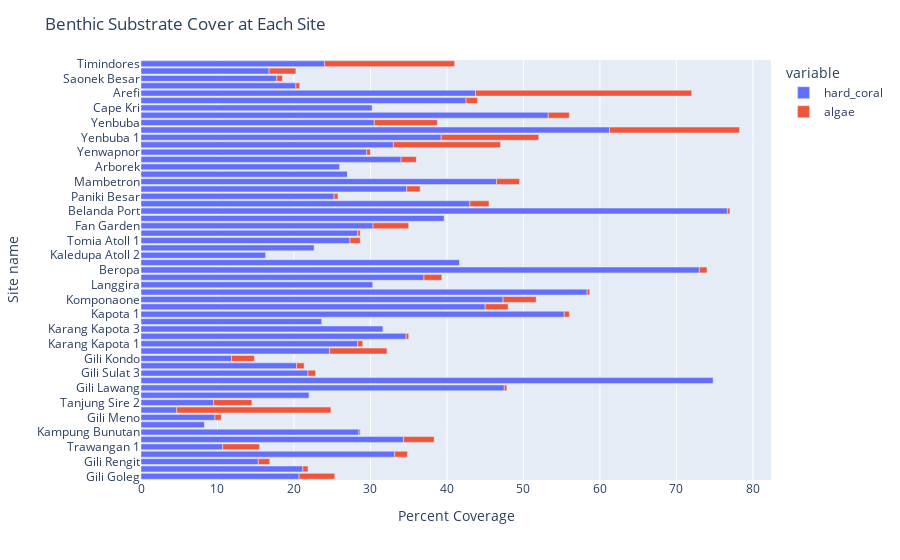

Write notebook code for a chart like this one.
### Code cell
df = pd.DataFrame(drivers_data)

# Create a horizontal bar chart
fig = px.bar(df, x=['hard_coral','algae'], y='site_name', orientation='h')

# Customize the chart layout (optional)
fig.update_layout(
    title='Benthic Substrate Cover at Each Site',
    xaxis_title='Percent Coverage',
    yaxis_title='Site name',
)

# Show the chart
fig.show()

### Figure 1 — Plotly figure (JSON) as saved in the notebook; plotly's stock layout.template omitted (floating-point values rounded to 4 significant figures)
{"data": [{"alignmentgroup": "True", "hovertemplate": "variable=hard_coral<br>value=%{x}<br>site_name=%{y}<extra></extra>", "legendgroup": "hard_coral", "marker": {"color": "#636efa", "pattern": {"shape": ""}}, "name": "hard_coral", "offsetgroup": "hard_coral", "orientation": "h", "showlegend": true, "textposition": "auto", "type": "bar", "x": [20.67, 21.17, 15.33, 33.17, 10.67, 34.33, 28.5, 8.333, 9.667, 4.667, 9.5, 22, 47.5, 74.83, 21.83, 20.33, 11.83, 24.67, 28.33, 34.67, 31.67, 23.67, 55.33, 45, 47.33, 58.33, 30.33, 37, 73, 41.67, 16.33, 22.67, 27.33, 28.33, 30.33, 39.67, 76.67, 43, 25.25, 34.75, 46.5, 27, 26, 34, 29.5, 33, 39.25, 61.25, 30.5, 53.25, 30.25, 42.5, 43.75, 20.25, 17.75, 16.75, 24], "xaxis": "x", "y": ["Gili Goleg", "Gili Gede", "Gili Rengit", "Gili Nanggu", "Trawangan 1", "Trawangan 2", "Kampung Bunutan", "Bunutan", "Gili Meno", "Gili Air", "Tanjung Sire 2", "Tanjung Sire 1", "Gili Lawang", "Gili Sulat 1", "Gili Sulat 3", "Gili Sulat 2", "Gili Kondo", "Gili Petagan", "Karang Kapota 1", "Karang Kapota 2", "Karang Kapota 3", "Kapota 2", "Kapota 1", "Shark Point", "Komponaone", "Kaledupa Atoll 4", "Langgira", "Kaledupa Atoll 3", "Beropa", "Furake", "Kaledupa Atoll 2", "Kaledupa Atoll 1", "Tomia Atoll 1", "Tomia Atoll 2", "Fan Garden", "Lintea", "Belanda Port", "Ruvas", "Paniki Besar", "Gof", "Mambetron", "Piaynemo", "Arborek", "Sawandarek", "Yenwapnor", "Friwen", "Yenbuba 1", "Yensawai", "Yenbuba", "Yenbesar", "Cape Kri", "Friwen Wall", "Arefi", "Miskoon", "Saonek Besar", "Saonek Monde", "Timindores"], "yaxis": "y"}, {"alignmentgroup": "True", "hovertemplate": "variable=algae<br>value=%{x}<br>site_name=%{y}<extra></extra>", "legendgroup": "algae", "marker": {"color": "#EF553B", "pattern": {"shape": ""}}, "name": "algae", "offsetgroup": "algae", "orientation": "h", "showlegend": true, "textposition": "auto", "type": "bar", "x": [4.667, 0.6667, 1.5, 1.667, 4.833, 4, 0.1667, 0, 0.8333, 20.17, 5, 0, 0.3333, 0, 1, 1, 3, 7.5, 0.6667, 0.3333, 0, 0, 0.6667, 3, 4.333, 0.3333, 0, 2.333, 1, 0, 0, 0, 1.333, 0.3333, 4.667, 0, 0.3333, 2.5, 0.5, 1.75, 3, 0, 0, 2, 0.5, 14, 12.75, 17, 8.25, 2.75, 0, 1.5, 28.25, 0.5, 0.75, 3.5, 17], "xaxis": "x", "y": ["Gili Goleg", "Gili Gede", "Gili Rengit", "Gili Nanggu", "Trawangan 1", "Trawangan 2", "Kampung Bunutan", "Bunutan", "Gili Meno", "Gili Air", "Tanjung Sire 2", "Tanjung Sire 1", "Gili Lawang", "Gili Sulat 1", "Gili Sulat 3", "Gili Sulat 2", "Gili Kondo", "Gili Petagan", "Karang Kapota 1", "Karang Kapota 2", "Karang Kapota 3", "Kapota 2", "Kapota 1", "Shark Point", "Komponaone", "Kaledupa Atoll 4", "Langgira", "Kaledupa Atoll 3", "Beropa", "Furake", "Kaledupa Atoll 2", "Kaledupa Atoll 1", "Tomia Atoll 1", "Tomia Atoll 2", "Fan Garden", "Lintea", "Belanda Port", "Ruvas", "Paniki Besar", "Gof", "Mambetron", "Piaynemo", "Arborek", "Sawandarek", "Yenwapnor", "Friwen", "Yenbuba 1", "Yensawai", "Yenbuba", "Yenbesar", "Cape Kri", "Friwen Wall", "Arefi", "Miskoon", "Saonek Besar", "Saonek Monde", "Timindores"], "yaxis": "y"}], "layout": {"barmode": "relative", "legend": {"title": {"text": "variable"}, "tracegroupgap": 0}, "margin": {"t": 60}, "title": {"text": "Benthic Substrate Cover at Each Site"}, "xaxis": {"anchor": "y", "domain": [0, 1], "title": {"text": "Percent Coverage"}}, "yaxis": {"anchor": "x", "domain": [0, 1], "title": {"text": "Site name"}}}}
